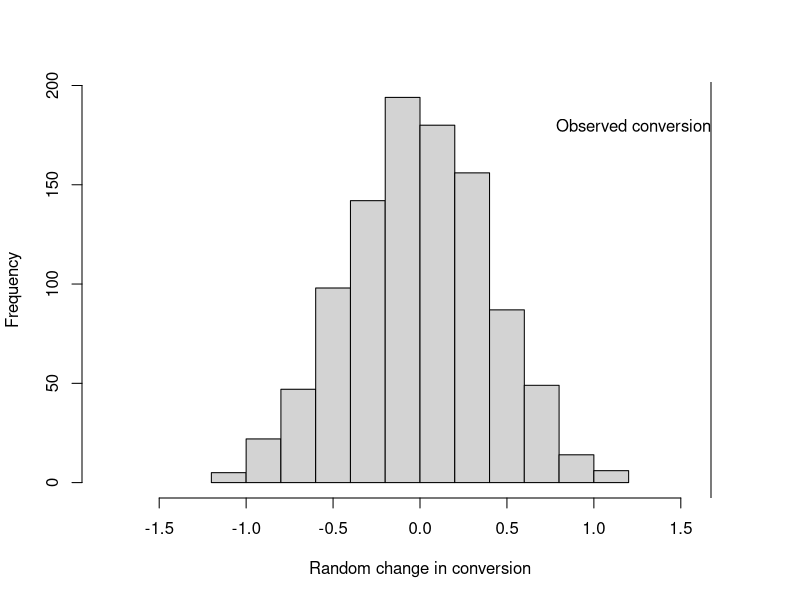

The R source for this figure:
## ---- chunk 1

perm_fun <- function(x, n1, n2) {
  n <- n1 + n2
  idx_b <- sample(1:n, n1)
  idx_a <- setdiff(1:n, idx_b)
  mean_diff <- mean(x[idx_b]) - mean(x[idx_a]) 
  return(mean_diff)
}


obs_pct_diff<-100*(6645/23175-7339/27182)
conversion<-c(rep(0, 36373), rep(1, 13984))
perm_diffs <-rep(0, 1000)

for(i in 1:1000){
  perm_diffs[i] <- 100*perm_fun(conversion, 27182, 23175)
}

hist(perm_diffs, xlab='Random change in conversion', xlim = c(-1.8, 1.8), main = "")
abline(v = obs_pct_diff)
text(x=obs_pct_diff, y=180, labels = "Observed conversion", adj=1)
## ---- chunk 2

prop.test(x=c(7339,6645), n=c(27182, 23175))

